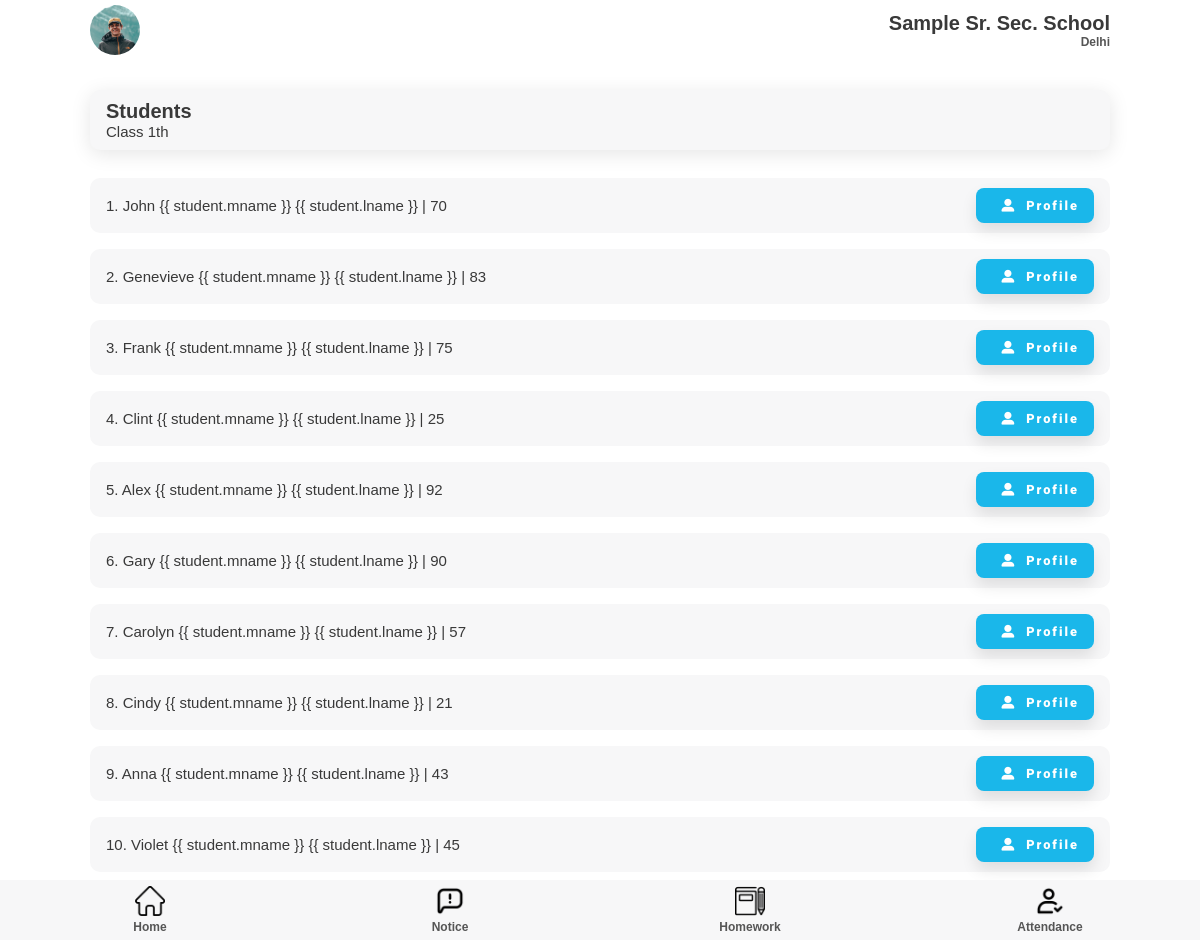
Screenshot of /teacher/classStudentList/11 (signed in) with the database file from the repository.
### student/models.py (models this page shows)
class student(models.Model):
    fname = models.CharField(max_length=50)
    mname = models.CharField(max_length=50, blank=True, null=True)
    lname = models.CharField(max_length=50, blank=True, null=True)
    email = models.EmailField(blank=True, null=True)
    phone = models.IntegerField(blank=True, null=True)
    fathername = models.CharField(max_length=70)
    mothername = models.CharField(max_length=70)
    fatherphone = models.IntegerField()
    fatheremail = models.EmailField(blank=True, null=True)
    address = models.CharField(max_length=200)
    add_no = models.CharField(max_length=50, blank=True, null=True)
    roll_no = models.IntegerField()
    Class = models.ForeignKey('teacher.classSection', on_delete=models.PROTECT)
    school = models.ForeignKey('superadmin.school', on_delete=models.PROTECT)
    user = models.OneToOneField(User, on_delete=models.CASCADE)

### teacher/views.py (the view)
# urls.py: path('classStudentList/<int:class_id>', views.classStudentList, name = 'classStudentList'),
def classStudentList(request, class_id):
    Class = classSection.objects.get(id=class_id)
    teacherobj = teacher.objects.get(user=request.user)
    schoolobj = teacherobj.school
    students = student.objects.filter(school = schoolobj, Class = Class)
    return render(request, 'classStudentList.html', {'students': students, 'class': Class.Class})

### templates/teacher/classStudentList.html
{% extends 'attendance.html' %} {% load static %} {% block extra-head %}
<link rel="stylesheet" href="{% static '/css/style.css' %}" />
<link rel="stylesheet" href="{% static '/css/attendance.css' %}" />
{% endblock extra-head %} {% block content %}
<section id="main">
  <section id="start-att">
    <div class="component-back">
      <div>
        <h2>Students</h2>
        <p>Class {{ class }}th</p>
      </div>
    </div>
  </section>
  <section>
    <div class="student-list">
      {% for student in students %}
      <div class="add-stud-list">
        <p>
          {{ forloop.counter }}. {{ student.fname }} {% if student.mname %} {{
          student.mname }} {% endif %} {% if student.lname %} {{ student.lname
          }} {% endif %} | {{ student.roll_no }}
        </p>
        <button class="btn btn-sm">
          <i class="fas fa-user-alt"></i>Profile
        </button>
      </div>
      {% endfor %}
    </div>
  </section>
</section>
{% endblock content %}

### static/css/style.css (style rules this page uses)
:root { --dark-green: #1ab7ea; --light-green: #9cdabd; --dark-red: #fb3f4a; --light-red: #fb878e; --light-red: #2196f3; --light-grey: #f7f7f8; --dark-grey: #e7e7e8; --dark: #393939; --faded: #555555; --center-width: 85%; }
* { box-sizing: border-box; margin: 0; padding: 0; }
body { font-family: "Arial", sans-serif; -webkit-font-smoothing: antialiased; }
* { margin: 0; padding: 0; }
#main { margin: auto; margin-bottom: 60px; width: 100%; background-color: #fff; }
.menu-list, .component-back { background-color: var(--light-grey); border-radius: 10px; display: flex; justify-content: space-between; align-items: center; margin: 1em 0; padding: 10px 16px; transition: all 0.5s ease 0s; box-shadow: 0px 4px 20px rgba(0, 0, 0, 0.1); }
.btn { display: inline-block; background: var(--dark-green); color: #fff; padding: 10px 15px; min-width: 120px; font-size: 1rem; text-align: center; border: none; cursor: pointer; outline: none; box-shadow: 0px 8px 15px rgba(0, 0, 0, 0.1); transition: all 0.3s ease 0s; border-radius: 8px; letter-spacing: 2px; font-family: "Roboto", sans-serif; font-weight: 900; }
.btn-sm { font-size: 0.8rem; min-width: 90px; }
p { color: var(--dark); font-size: 15px; font-weight: 300; }
h2 { color: var(--dark); text-transform: capitalize; font-size: 20px; font-weight: 600; }

### static/css/attendance.css (style rules this page uses)
#start-att { width: 85%; margin: auto; }
.fa-user-edit, .fa-user-alt { margin: 0px 10px; }
.add-stud-list { background-color: var(--light-grey); border-radius: 10px; display: flex; justify-content: space-between; align-items: center; margin: 0.5em 0; padding: 10px 16px; }
.student-list { margin: 20px auto 60px; width: var(--center-width); display: flex; flex-direction: column; justify-content: space-between; }

### rows the page displays
student: fname "John", mname "{{ student.mname }}", lname "{{ student.lname }}", roll_no "70"
student: fname "Genevieve", mname "{{ student.mname }}", lname "{{ student.lname }}", roll_no "83"
student: fname "Frank", mname "{{ student.mname }}", lname "{{ student.lname }}", roll_no "75"
student: fname "Clint", mname "{{ student.mname }}", lname "{{ student.lname }}", roll_no "25"
student: fname "Alex", mname "{{ student.mname }}", lname "{{ student.lname }}", roll_no "92"
student: fname "Gary", mname "{{ student.mname }}", lname "{{ student.lname }}", roll_no "90"
student: fname "Carolyn", mname "{{ student.mname }}", lname "{{ student.lname }}", roll_no "57"
student: fname "Cindy", mname "{{ student.mname }}", lname "{{ student.lname }}", roll_no "21"
student: fname "Anna", mname "{{ student.mname }}", lname "{{ student.lname }}", roll_no "43"
student: fname "Violet", mname "{{ student.mname }}", lname "{{ student.lname }}", roll_no "45"

### other values shown
{{ class }} "1"
